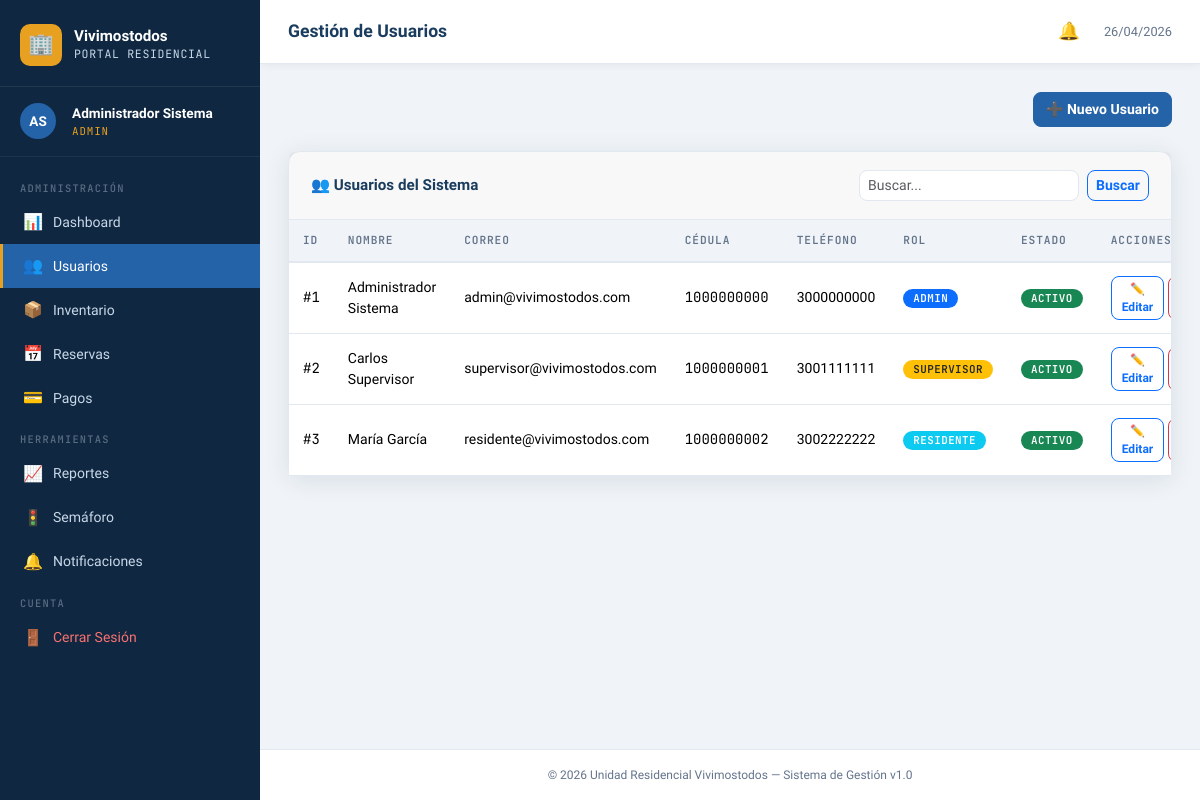
/admin/usuarios/index.php (signed in), run on the app's committed database.
### tables this page shows
CREATE TABLE IF NOT EXISTS usuarios (
    id_usuario      INT AUTO_INCREMENT PRIMARY KEY,
    nombre          VARCHAR(100) NOT NULL,
    apellido        VARCHAR(100) NOT NULL,
    correo          VARCHAR(150) UNIQUE NOT NULL,
    password        VARCHAR(255) NOT NULL,
    cedula          VARCHAR(20)  UNIQUE NOT NULL,
    telefono        VARCHAR(20),
    rol             ENUM('ADMIN','RESIDENTE','SUPERVISOR') NOT NULL,
    estado          ENUM('ACTIVO','INACTIVO') DEFAULT 'ACTIVO',
    fecha_creacion  TIMESTAMP DEFAULT CURRENT_TIMESTAMP
);

### config/session.php (called while the page is built, shortened)
<?php
function currentUser(): ?array {
    return $_SESSION['usuario'] ?? null;
}
function currentRole(): ?string {
    return $_SESSION['usuario']['rol'] ?? null;
}

### config/functions.php (called while the page is built, shortened)
<?php
function sanitize(string $str): string {
    return htmlspecialchars(trim($str), ENT_QUOTES, 'UTF-8');
}

### admin/usuarios/index.php (the view, shortened to what this page needs)
<?php
require_once 'C:\xampp\htdocs\vivimostodos/config/session.php';
require_once 'C:\xampp\htdocs\vivimostodos/config/functions.php';
$db = getDB();
$pageTitle = 'Gestión de Usuarios';
$buscar = trim($_GET['buscar'] ?? '');
$sql = "SELECT * FROM usuarios WHERE 1=1";
$params = [];
$sql .= " ORDER BY fecha_creacion DESC";
$stmt = $db->prepare($sql);
$stmt->execute($params);
$usuarios = $stmt->fetchAll();
include 'C:/xampp/htdocs/vivimostodos/includes/header.php';
include 'C:/xampp/htdocs/vivimostodos/includes/sidebar.php';
?>
<div class="d-flex justify-content-between align-items-center mb-4">
    <a href="/vivimostodos/admin/usuarios/crear.php" class="btn btn-primary">
        ➕ Nuevo Usuario
    </a>
</div>
<div class="card animate-in">
    <div class="card-header">
        <h5>👥 Usuarios del Sistema</h5>
        <form class="d-flex gap-2" method="GET">
            <input type="text" name="buscar" class="form-control form-control-sm" placeholder="Buscar..." value="<?= sanitize($buscar) ?>" style="width:220px">
            <button type="submit" class="btn btn-sm btn-outline-primary">Buscar</button>
        </form>
    </div>
    <div class="card-body p-0">
        <div class="table-responsive">
            <table class="table mb-0">
                <thead>
                    <tr>
                        <th>ID</th><th>Nombre</th><th>Correo</th><th>Cédula</th>
                        <th>Teléfono</th><th>Rol</th><th>Estado</th><th>Acciones</th>
                    </tr>
                </thead>
                <tbody>
                <?php foreach ($usuarios as $u): ?>
                <tr>
                    <td style="font-family:var(--font-mono)">#<?= $u['id_usuario'] ?></td>
                    <td><?= sanitize($u['nombre']) ?> <?= sanitize($u['apellido']) ?></td>
                    <td><?= sanitize($u['correo']) ?></td>
                    <td style="font-family:var(--font-mono)"><?= sanitize($u['cedula']) ?></td>
                    <td><?= sanitize($u['telefono']) ?></td>
                    <td>
                        <?php $rClass = ['ADMIN'=>'primary','RESIDENTE'=>'info','SUPERVISOR'=>'warning text-dark'][$u['rol']] ?? 'secondary'; ?>
                        <span class="badge bg-<?= $rClass ?>"><?= $u['rol'] ?></span>
                    </td>
                    <td>
                        <span class="badge bg-<?= $u['estado']==='ACTIVO' ? 'success' : 'secondary' ?>"><?= $u['estado'] ?></span>
                    </td>
                    <td>
                        <div class="d-flex gap-1">
                            <a href="editar.php?id=<?= $u['id_usuario'] ?>" class="btn btn-sm btn-outline-primary" style="font-size:.75rem;padding:3px 10px">✏️ Editar</a>
                            <form method="POST" action="eliminar.php" class="d-inline">
                                <button type="submit" class="btn btn-sm btn-outline-danger" style="font-size:.75rem;padding:3px 10px"
                                    onclick="return confirm('¿Cambiar estado de este usuario?')">
                                </button>
                            </form>
                        </div>
                    </td>
                </tr>
                <?php endforeach; ?>
                </tbody>
            </table>
        </div>
    </div>
</div>
<?php include 'C:/xampp/htdocs/vivimostodos/includes/footer.php'; ?>

### includes/sidebar.php (shortened to what this page needs)
<?php
require_once 'C:\xampp\htdocs\vivimostodos/config/session.php';
require_once 'C:\xampp\htdocs\vivimostodos/config/functions.php';
$user = currentUser();
$rol  = currentRole();
$initials = strtoupper(substr($user['nombre'],0,1) . substr($user['apellido'],0,1));
?>
<aside class="sidebar">
    <div class="sidebar-brand">
        <a href="#" class="brand-logo">
            <div class="brand-icon">🏢</div>
            <div class="brand-text">
                <strong>Vivimostodos</strong>
                <span>Portal Residencial</span>
            </div>
        </a>
    </div>
    <div class="sidebar-user d-flex align-items-center gap-3">
        <div class="user-avatar"><?= $initials ?></div>
        <div class="user-info">
            <div class="user-name"><?= sanitize($user['nombre']) ?> <?= sanitize($user['apellido']) ?></div>
            <div class="user-role"><?= $rol ?></div>
        </div>
    </div>
    <nav class="sidebar-nav">
        <?php if ($rol === 'ADMIN'): ?>
        <div class="nav-section-title">Administración</div>
        <a href="/vivimostodos/admin/dashboard.php" class="sidebar-link <?= str_contains($_SERVER['REQUEST_URI'],'dashboard') ? 'active' : '' ?>">
            <span class="icon">📊</span> Dashboard
        </a>
        <a href="/vivimostodos/admin/usuarios/index.php" class="sidebar-link <?= str_contains($_SERVER['REQUEST_URI'],'/usuarios/') ? 'active' : '' ?>">
            <span class="icon">👥</span> Usuarios
        </a>
        <a href="/vivimostodos/admin/inventario/index.php" class="sidebar-link <?= str_contains($_SERVER['REQUEST_URI'],'/inventario/') ? 'active' : '' ?>">
            <span class="icon">📦</span> Inventario
        </a>
        <a href="/vivimostodos/admin/reservas/index.php" class="sidebar-link <?= str_contains($_SERVER['REQUEST_URI'],'/reservas/') ? 'active' : '' ?>">
            <span class="icon">📅</span> Reservas
        </a>
        <a href="/vivimostodos/admin/pagos/index.php" class="sidebar-link <?= str_contains($_SERVER['REQUEST_URI'],'/pagos/') ? 'active' : '' ?>">
            <span class="icon">💳</span> Pagos
        </a>
        <div class="nav-section-title">Herramientas</div>
        <a href="/vivimostodos/admin/reportes/index.php" class="sidebar-link <?= str_contains($_SERVER['REQUEST_URI'],'/reportes/') ? 'active' : '' ?>">
            <span class="icon">📈</span> Reportes
        </a>
        <a href="/vivimostodos/admin/reportes/semaforo.php" class="sidebar-link">
            <span class="icon">🚦</span> Semáforo
        </a>
        <a href="/vivimostodos/admin/notificaciones/enviar.php" class="sidebar-link">
            <span class="icon">🔔</span> Notificaciones
        </a>
        <?php endif; ?>
        <div class="nav-section-title" style="margin-top:auto">Cuenta</div>
        <a href="/vivimostodos/logout.php" class="sidebar-link" style="color:#f87171">
            <span class="icon">🚪</span> Cerrar Sesión
        </a>
    </nav>
</aside>
<div class="main-wrapper">
    <div class="topbar">
        <div class="d-flex align-items-center gap-3">
            <span class="topbar-title"><?= $pageTitle ?? 'Panel' ?></span>
        </div>
        <div class="topbar-right">
            <div class="position-relative">
                <button class="notif-btn" id="notif-btn" title="Notificaciones">
                    🔔
                </button>
            </div>
            <span style="font-size:.8rem;color:var(--text-muted)"><?= date('d/m/Y') ?></span>
        </div>
    </div>
    <div class="page-content">

### data on the page
usuarios: initials "AS", nombre "Administrador", apellido "Sistema", id_usuario "1", correo "admin@vivimostodos.com", cedula "1000000000", telefono "3000000000", rol "ADMIN", estado "ACTIVO"
usuarios: id_usuario "2", nombre "Carlos", apellido "Supervisor", correo "supervisor@vivimostodos.com", cedula "1000000001", telefono "3001111111", rol "SUPERVISOR", estado "ACTIVO"
usuarios: id_usuario "3", nombre "María", apellido "García", correo "residente@vivimostodos.com", cedula "1000000002", telefono "3002222222", rol "RESIDENTE", estado "ACTIVO"

### other printed values
$rol "ADMIN"
$pageTitle "Gestión de Usuarios"
